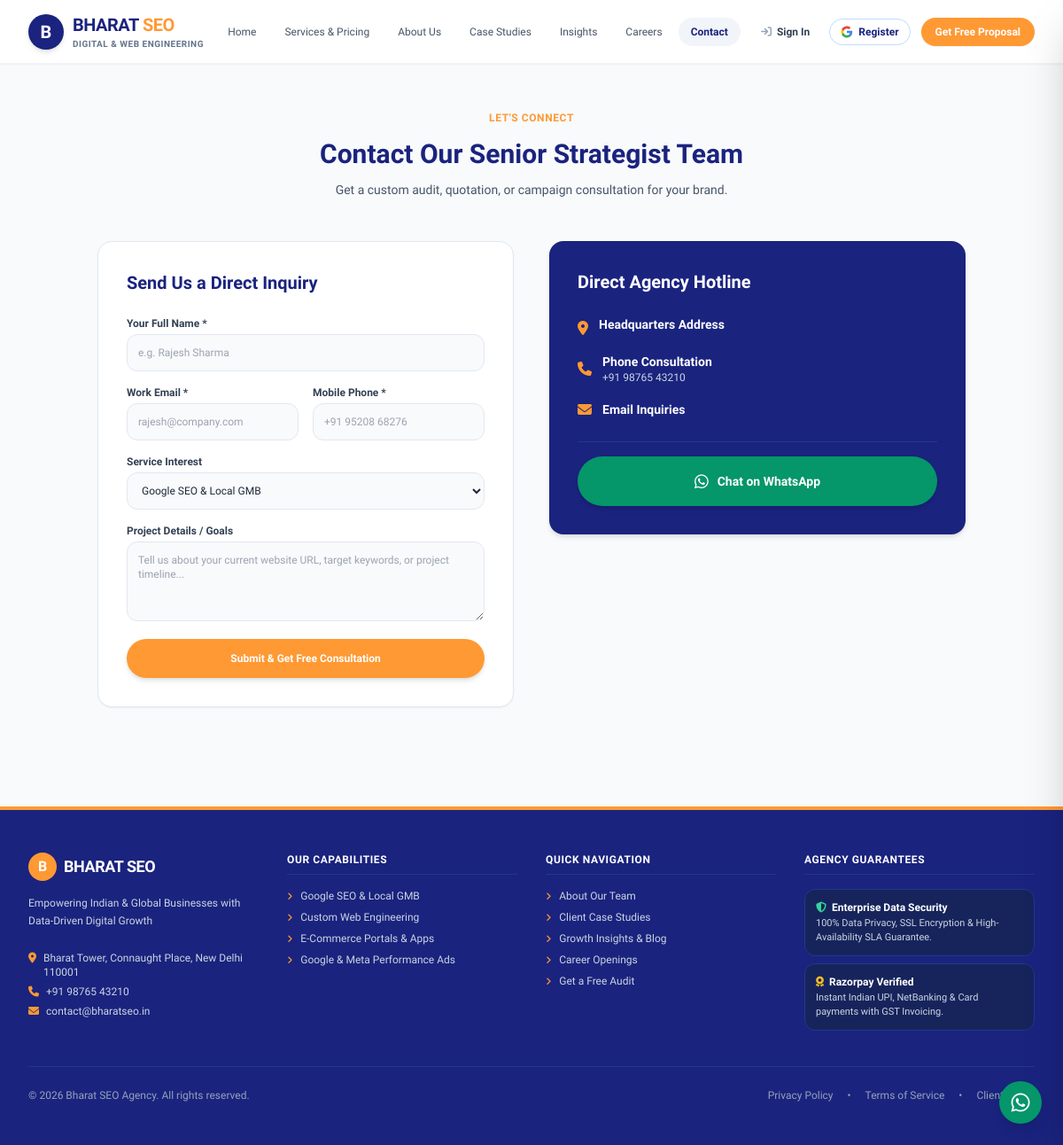
The app's page /contact.php, older data.
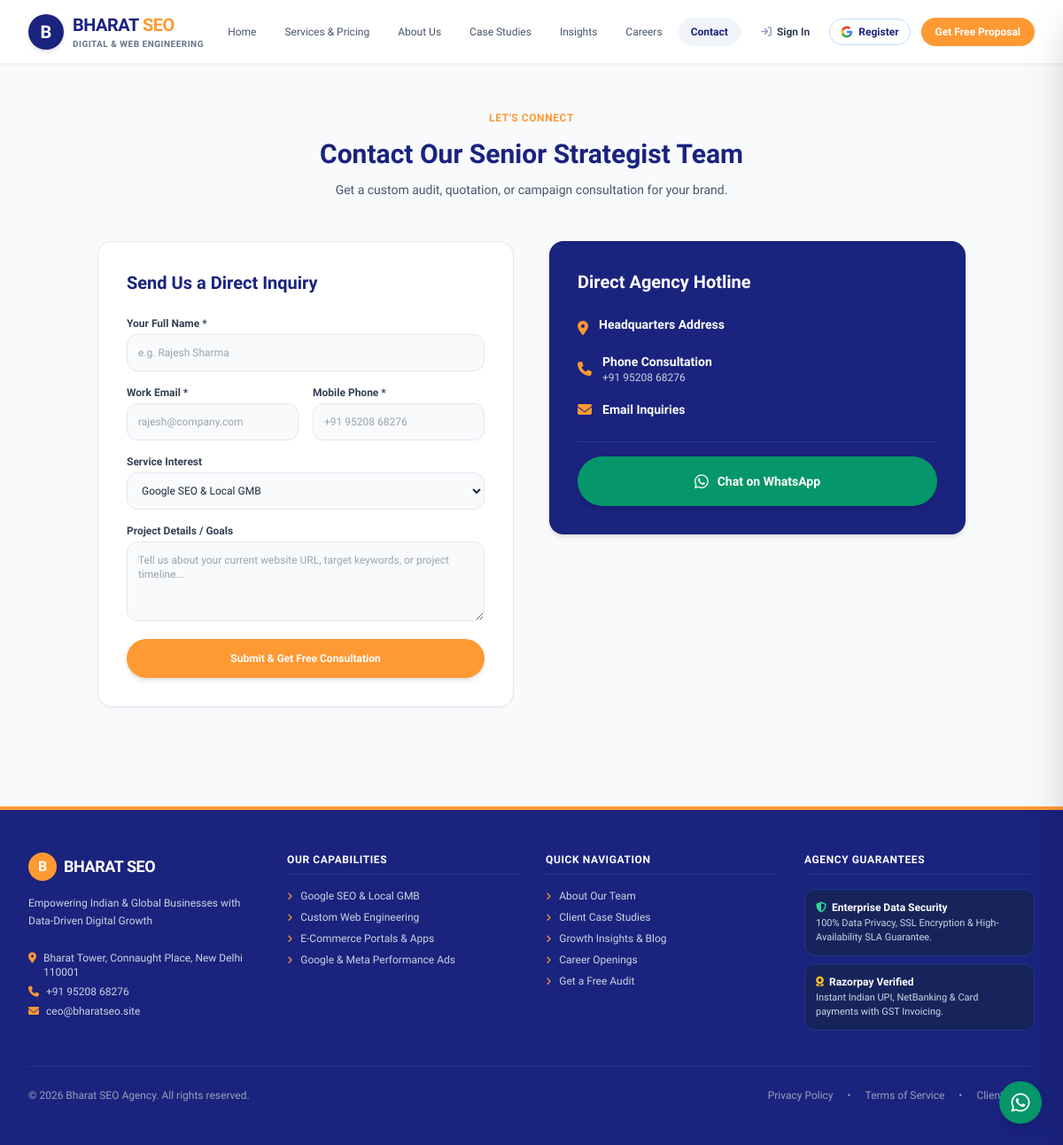
The same page, newer data.
### tables this page shows
CREATE TABLE IF NOT EXISTS `settings` (
  `key_name` VARCHAR(100) PRIMARY KEY,
  `value` LONGTEXT DEFAULT NULL
);

### config.php (called while the page is built, shortened)
<?php
function get_setting($pdo, $key, $default = '') {
    try {
        $stmt = $pdo->prepare("SELECT value FROM settings WHERE key_name = ?");
        $stmt->execute([$key]);
        $row = $stmt->fetch();
        return $row ? $row['value'] : $default;
    } catch (Exception $e) {
        return $default;
    }
}
function is_logged_in() {
    return !empty($_SESSION['user_id']);
}
function sanitize($data) {
    return htmlspecialchars(trim($data ?? ''), ENT_QUOTES, 'UTF-8');
}
?>

### contact.php (the view, shortened to what this page needs)
<?php
require_once __DIR__ . '/header.php';
?>
<div class="max-w-7xl mx-auto px-4 sm:px-6 lg:px-8 py-12 space-y-12">
  <div class="text-center max-w-3xl mx-auto space-y-3">
    <span class="text-[#FF9933] font-black text-xs tracking-wider uppercase">Let's Connect</span>
    <h1 class="text-3xl font-black text-[#1A237E]">Contact Our Senior Strategist Team</h1>
    <p class="text-slate-600 text-xs sm:text-sm">Get a custom audit, quotation, or campaign consultation for your brand.</p>
  </div>
  <div class="grid grid-cols-1 lg:grid-cols-2 gap-10 items-start">
    <div class="bg-white p-8 rounded-2xl border border-slate-200 shadow-sm space-y-6">
      <h2 class="text-xl font-black text-[#1A237E]">Send Us a Direct Inquiry</h2>
      <form action="contact.php" method="POST" class="space-y-4 text-xs">
        <div>
          <label class="block font-semibold text-slate-700 mb-1">Your Full Name *</label>
          <input type="text" name="name" required placeholder="e.g. Rajesh Sharma" class="w-full bg-slate-50 border border-slate-200 rounded-xl p-3 focus:outline-none focus:border-[#FF9933]">
        </div>
        <div class="grid grid-cols-1 sm:grid-cols-2 gap-4">
          <div>
            <label class="block font-semibold text-slate-700 mb-1">Work Email *</label>
            <input type="email" name="email" required placeholder="rajesh@company.com" class="w-full bg-slate-50 border border-slate-200 rounded-xl p-3 focus:outline-none focus:border-[#FF9933]">
          </div>
          <div>
            <label class="block font-semibold text-slate-700 mb-1">Mobile Phone *</label>
            <input type="text" name="phone" required placeholder="+91 95208 68276" class="w-full bg-slate-50 border border-slate-200 rounded-xl p-3 focus:outline-none focus:border-[#FF9933]">
          </div>
        </div>
        <div>
          <label class="block font-semibold text-slate-700 mb-1">Service Interest</label>
          <select name="service" class="w-full bg-slate-50 border border-slate-200 rounded-xl p-3 focus:outline-none focus:border-[#FF9933]">
            <option value="Google SEO & Local GMB">Google SEO & Local GMB</option>
          </select>
        </div>
        <div>
          <label class="block font-semibold text-slate-700 mb-1">Project Details / Goals</label>
          <textarea name="message" rows="4" placeholder="Tell us about your current website URL, target keywords, or project timeline..." class="w-full bg-slate-50 border border-slate-200 rounded-xl p-3 focus:outline-none focus:border-[#FF9933]"></textarea>
        </div>
        <button type="submit" name="submit_contact" class="w-full py-3.5 rounded-full bg-[#FF9933] hover:bg-orange-600 text-white font-bold text-xs shadow-md transition">
          Submit & Get Free Consultation
        </button>
      </form>
    </div>
    <div class="space-y-6">
      <div class="bg-[#1A237E] text-white p-8 rounded-2xl space-y-6 shadow-md">
        <h2 class="text-xl font-black">Direct Agency Hotline</h2>
        <div class="space-y-4 text-xs text-slate-200">
          <div class="flex items-start gap-3">
            <i class="fa-solid fa-location-dot text-[#FF9933] text-base mt-0.5"></i>
            <div>
              <p class="font-bold text-white text-sm">Headquarters Address</p>
            </div>
          </div>
          <div class="flex items-center gap-3">
            <i class="fa-solid fa-phone text-[#FF9933] text-base"></i>
            <div>
              <p class="font-bold text-white text-sm">Phone Consultation</p>
              <p class="text-slate-300"><?php echo sanitize($contact_phone); ?></p>
            </div>
          </div>
          <div class="flex items-center gap-3">
            <i class="fa-solid fa-envelope text-[#FF9933] text-base"></i>
            <div>
              <p class="font-bold text-white text-sm">Email Inquiries</p>
            </div>
          </div>
        </div>
        <div class="pt-4 border-t border-blue-900">
          <?php $clean_wa = preg_replace('/[^0-9]/', '', !empty($whatsapp_number) ? $whatsapp_number : $contact_phone); ?>
          <a href="https://wa.me/<?php echo $clean_wa; ?>?text=<?php echo urlencode('Hi ' . $site_name . ', I would like to chat on WhatsApp!'); ?>" target="_blank" rel="noreferrer" class="w-full py-3.5 rounded-full bg-emerald-600 hover:bg-emerald-500 text-white font-bold text-xs sm:text-sm flex items-center justify-center gap-2.5 transition shadow-md" id="contact-chat-on-whatsapp-btn-php">
            <i class="fa-brands fa-whatsapp text-lg"></i>
            <span>Chat on WhatsApp</span>
          </a>
        </div>
      </div>
    </div>
  </div>
</div>
<?php require_once __DIR__ . '/footer.php'; ?>

### header.php (shortened to what this page needs)
<?php
require_once __DIR__ . '/config.php';
$site_name = get_setting($pdo, 'site_name', 'Bharat SEO');
$contact_phone = get_setting($pdo, 'contact_phone', '+91 95208 68276');
$whatsapp_number = get_setting($pdo, 'whatsapp_number', '919520868276');
$current_page = basename($_SERVER['PHP_SELF'], '.php');
?>
<!DOCTYPE html>
<html lang="en">
<head>
    <script src="https://cdn.tailwindcss.com"></script>
    <link rel="stylesheet" href="https://cdnjs.cloudflare.com/ajax/libs/font-awesome/6.4.0/css/all.min.css">
</head>
<body class="bg-slate-50 text-slate-800 antialiased min-h-screen flex flex-col justify-between">
<header class="sticky top-0 z-40 bg-white text-slate-800 shadow-sm border-b border-slate-100">
  <div class="max-w-7xl mx-auto px-4 sm:px-6 lg:px-8 py-3.5 flex items-center justify-between">
    <a href="index.php" class="flex items-center space-x-2.5">
      <div class="w-10 h-10 rounded-full bg-[#1A237E] text-white font-black text-xl flex items-center justify-center shadow-md">
        <?php echo strtoupper(substr($site_name, 0, 1)); ?>
      </div>
      <div>
        <span class="text-xl font-black text-[#1A237E] tracking-tight">
          <?php echo strtoupper(substr($site_name, 0, 6)); ?><span class="text-[#FF9933]"><?php echo strtoupper(substr($site_name, 6)); ?></span>
        </span>
        <p class="text-[10px] text-slate-500 tracking-wider uppercase font-semibold">Digital & Web Engineering</p>
      </div>
    </a>
    <nav class="hidden lg:flex items-center space-x-1">
      <?php
      $nav_links = [
        'index' => 'Home',
        'services' => 'Services & Pricing',
        'about' => 'About Us',
        'portfolio' => 'Case Studies',
        'blog' => 'Insights',
        'career' => 'Careers',
        'contact' => 'Contact'
      ];
      foreach ($nav_links as $file => $label) {
          $is_active = ($current_page === $file || ($current_page === '' && $file === 'index'));
          $active_class = $is_active ? 'bg-slate-100 text-[#1A237E] font-bold' : 'text-slate-600 hover:text-[#1A237E] hover:bg-slate-50 font-medium';
          echo '<a href="' . $file . '.php" class="px-3.5 py-2 rounded-full text-xs transition ' . $active_class . '">' . $label . '</a>';
      }
      ?>
    </nav>
    <div class="hidden sm:flex items-center space-x-3">
      <?php if (is_logged_in()): ?>
        <a href="dashboard.php" class="px-4 py-2 rounded-full bg-slate-100 hover:bg-slate-200 text-[#1A237E] font-bold text-xs flex items-center gap-1.5 transition">
          <i class="fa-solid fa-gauge"></i> Client Dashboard
        </a>
        <?php if (is_admin()): ?>
          <a href="admin.php" class="px-4 py-2 rounded-full bg-[#1A237E] text-white font-bold text-xs flex items-center gap-1.5 transition">
            <i class="fa-solid fa-user-shield text-[#FF9933]"></i> Admin Panel
          </a>
        <?php endif; ?>
        <a href="logout.php" class="p-2 text-slate-400 hover:text-rose-600 text-xs transition" title="Logout">
          <i class="fa-solid fa-right-from-bracket"></i>
        </a>
      <?php else: ?>
        <a href="login.php" class="text-xs font-semibold text-slate-700 hover:text-[#1A237E] px-2.5 py-2 flex items-center gap-1.5">
          <i class="fa-solid fa-arrow-right-to-bracket text-slate-400"></i>
          <span>Sign In</span>
        </a>
        <a href="login.php?tab=register" class="text-xs font-semibold text-[#1A237E] hover:bg-blue-50 border border-blue-200 px-3 py-1.5 rounded-full flex items-center gap-1.5 transition">
          <span>Register</span>
        </a>
        <a href="contact.php" class="bg-[#FF9933] hover:bg-orange-600 text-white px-4 py-2 rounded-full text-xs font-bold transition shadow-sm">
          Get Free Proposal
        </a>
      <?php endif; ?>
    </div>
  </div>
</header>

### footer.php
<?php
require_once __DIR__ . '/config.php';
$site_name = get_setting($pdo, 'site_name', 'Bharat SEO');
$agency_tagline = get_setting($pdo, 'agency_tagline', 'Empowering Indian & Global Businesses with Data-Driven Digital Growth');
$office_address = get_setting($pdo, 'office_address', 'Bharat Tower, Connaught Place, New Delhi 110001');
$contact_phone = get_setting($pdo, 'contact_phone', '+91 95208 68276');
$contact_email = get_setting($pdo, 'contact_email', 'ceo@bharatseo.site');
$whatsapp_number = get_setting($pdo, 'whatsapp_number', '919520868276');
?>
<footer class="bg-[#1A237E] text-slate-200 text-xs mt-16 border-t-4 border-[#FF9933]">
  <div class="max-w-7xl mx-auto px-4 sm:px-6 lg:px-8 py-12">
    <div class="grid grid-cols-1 md:grid-cols-2 lg:grid-cols-4 gap-8">
      <div class="space-y-4">
        <div class="flex items-center space-x-2">
          <div class="w-8 h-8 rounded-full bg-[#FF9933] text-white font-black text-base flex items-center justify-center">
            <?php echo strtoupper(substr($site_name, 0, 1)); ?>
          </div>
          <span class="text-lg font-black text-white tracking-tight">
            <?php echo strtoupper($site_name); ?>
          </span>
        </div>
        <p class="text-slate-300 text-xs leading-relaxed">
          <?php echo sanitize($agency_tagline); ?>
        </p>
        <div class="space-y-1.5 pt-2 text-slate-300">
          <p class="flex items-start gap-2">
            <i class="fa-solid fa-location-dot text-[#FF9933] mt-0.5"></i>
            <span><?php echo sanitize($office_address); ?></span>
          </p>
          <p class="flex items-center gap-2">
            <i class="fa-solid fa-phone text-[#FF9933]"></i>
            <a href="tel:<?php echo sanitize($contact_phone); ?>" class="hover:underline"><?php echo sanitize($contact_phone); ?></a>
          </p>
          <p class="flex items-center gap-2">
            <i class="fa-solid fa-envelope text-[#FF9933]"></i>
            <a href="mailto:<?php echo sanitize($contact_email); ?>" class="hover:underline"><?php echo sanitize($contact_email); ?></a>
          </p>
        </div>
      </div>
      <div>
        <h3 class="text-white font-bold text-xs uppercase tracking-wider mb-4 border-b border-blue-900 pb-2">Our Capabilities</h3>
        <ul class="space-y-2 text-slate-300">
          <li><a href="services.php" class="hover:text-[#FF9933] transition"><i class="fa-solid fa-angle-right text-[10px] text-[#FF9933] mr-1.5"></i> Google SEO & Local GMB</a></li>
          <li><a href="services.php" class="hover:text-[#FF9933] transition"><i class="fa-solid fa-angle-right text-[10px] text-[#FF9933] mr-1.5"></i> Custom Web Engineering</a></li>
          <li><a href="services.php" class="hover:text-[#FF9933] transition"><i class="fa-solid fa-angle-right text-[10px] text-[#FF9933] mr-1.5"></i> E-Commerce Portals & Apps</a></li>
          <li><a href="services.php" class="hover:text-[#FF9933] transition"><i class="fa-solid fa-angle-right text-[10px] text-[#FF9933] mr-1.5"></i> Google & Meta Performance Ads</a></li>
        </ul>
      </div>
      <div>
        <h3 class="text-white font-bold text-xs uppercase tracking-wider mb-4 border-b border-blue-900 pb-2">Quick Navigation</h3>
        <ul class="space-y-2 text-slate-300">
          <li><a href="about.php" class="hover:text-[#FF9933] transition"><i class="fa-solid fa-angle-right text-[10px] text-[#FF9933] mr-1.5"></i> About Our Team</a></li>
          <li><a href="portfolio.php" class="hover:text-[#FF9933] transition"><i class="fa-solid fa-angle-right text-[10px] text-[#FF9933] mr-1.5"></i> Client Case Studies</a></li>
          <li><a href="blog.php" class="hover:text-[#FF9933] transition"><i class="fa-solid fa-angle-right text-[10px] text-[#FF9933] mr-1.5"></i> Growth Insights & Blog</a></li>
          <li><a href="career.php" class="hover:text-[#FF9933] transition"><i class="fa-solid fa-angle-right text-[10px] text-[#FF9933] mr-1.5"></i> Career Openings</a></li>
          <li><a href="contact.php" class="hover:text-[#FF9933] transition"><i class="fa-solid fa-angle-right text-[10px] text-[#FF9933] mr-1.5"></i> Get a Free Audit</a></li>
        </ul>
      </div>
      <div>
        <h3 class="text-white font-bold text-xs uppercase tracking-wider mb-4 border-b border-blue-900 pb-2">Agency Guarantees</h3>
        <div class="space-y-2 text-slate-300">
          <div class="p-3 rounded-xl bg-blue-950/80 border border-blue-900">
            <p class="font-bold text-white flex items-center gap-1.5"><i class="fa-solid fa-shield-halved text-emerald-400"></i> Enterprise Data Security</p>
            <p class="text-[11px] text-slate-300 mt-0.5">100% Data Privacy, SSL Encryption & High-Availability SLA Guarantee.</p>
          </div>
          <div class="p-3 rounded-xl bg-blue-950/80 border border-blue-900">
            <p class="font-bold text-white flex items-center gap-1.5"><i class="fa-solid fa-award text-amber-400"></i> Razorpay Verified</p>
            <p class="text-[11px] text-slate-300 mt-0.5">Instant Indian UPI, NetBanking & Card payments with GST Invoicing.</p>
          </div>
        </div>
      </div>
    </div>
    <div class="mt-10 pt-6 border-t border-blue-900 flex flex-col sm:flex-row justify-between items-center text-xs text-slate-400 gap-3">
      <p>© <?php echo date('Y'); ?> <?php echo sanitize($site_name); ?> Agency. All rights reserved.</p>
      <div class="flex items-center space-x-4">
        <a href="contact.php" class="hover:text-white transition">Privacy Policy</a>
        <span>•</span>
        <a href="contact.php" class="hover:text-white transition">Terms of Service</a>
        <span>•</span>
        <a href="login.php" class="hover:text-white transition">Client Portal</a>
      </div>
    </div>
  </div>
</footer>
<a href="https://wa.me/<?php echo sanitize($whatsapp_number); ?>?text=Hi%20<?php echo urlencode($site_name); ?>,%20I%20want%20to%20discuss%20a%20project!" target="_blank" rel="noreferrer" class="fixed bottom-6 right-6 z-50 bg-emerald-600 hover:bg-emerald-500 text-white w-12 h-12 rounded-full flex items-center justify-center shadow-lg transition transform hover:scale-110">
  <i class="fa-brands fa-whatsapp text-2xl"></i>
</a>
</body>
</html>

### header.php (style rules this page uses)
body { font-family: 'Plus Jakarta Sans', sans-serif; }

Row changes from the older to the newer data that the page shows:
changed settings (number 2 of 5 on the later page): value "+91 98765 43210" → "+91 95208 68276"
changed settings: value "contact@bharatseo.in" → "ceo@bharatseo.site"
